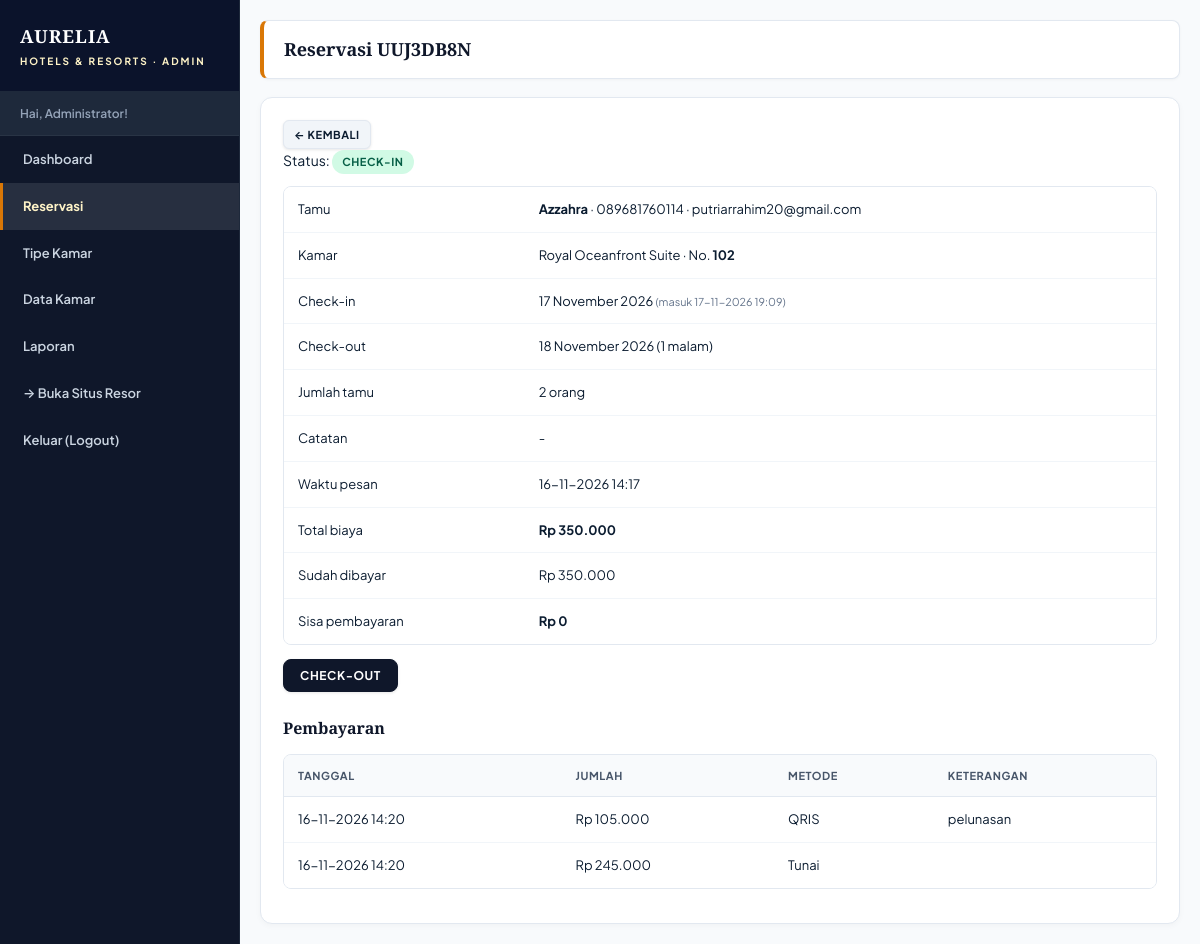
The app's page /admin/index.php?p=reservasi-detail&id=1 (signed in) with its own data.
### tables this page shows
CREATE TABLE `reservasi` (
  `idreservasi` int(11) NOT NULL AUTO_INCREMENT,
  `kode_booking` char(8) NOT NULL,
  `nama_tamu` varchar(100) NOT NULL,
  `email` varchar(100) NOT NULL DEFAULT '',
  `no_hp` varchar(20) NOT NULL,
  `idkamar` int(11) NOT NULL,
  `check_in` date NOT NULL,
  `check_out` date NOT NULL,
  `jumlah_tamu` int(11) NOT NULL,
  `malam` int(11) NOT NULL,
  `total` int(11) NOT NULL,
  `status` enum('Menunggu','Dikonfirmasi','Check-in','Check-out','Batal') NOT NULL DEFAULT 'Menunggu',
  `catatan` varchar(255) NOT NULL DEFAULT '',
  `tgl_pesan` datetime NOT NULL,
  `checkin_at` datetime DEFAULT NULL,
  `checkout_at` datetime DEFAULT NULL,
  PRIMARY KEY (`idreservasi`),
  UNIQUE KEY `kode_booking` (`kode_booking`),
  KEY `idx_kamar_tanggal` (`idkamar`,`check_in`,`check_out`),
  CONSTRAINT `reservasi_ibfk_1` FOREIGN KEY (`idkamar`) REFERENCES `kamar` (`idkamar`)
);

CREATE TABLE `tipe_kamar` (
  `idtipe` int(11) NOT NULL AUTO_INCREMENT,
  `nama_tipe` varchar(50) NOT NULL,
  `deskripsi` text DEFAULT NULL,
  `harga_malam` int(11) NOT NULL,
  `kapasitas` int(11) NOT NULL,
  `foto` varchar(255) NOT NULL DEFAULT '-',
  PRIMARY KEY (`idtipe`)
);

CREATE TABLE `kamar` (
  `idkamar` int(11) NOT NULL AUTO_INCREMENT,
  `nomor_kamar` varchar(10) NOT NULL,
  `idtipe` int(11) NOT NULL,
  `status` enum('Aktif','Perbaikan') NOT NULL DEFAULT 'Aktif',
  PRIMARY KEY (`idkamar`),
  UNIQUE KEY `nomor_kamar` (`nomor_kamar`),
  KEY `idtipe` (`idtipe`),
  CONSTRAINT `kamar_ibfk_1` FOREIGN KEY (`idtipe`) REFERENCES `tipe_kamar` (`idtipe`)
);

CREATE TABLE `pembayaran` (
  `idbayar` int(11) NOT NULL AUTO_INCREMENT,
  `idreservasi` int(11) NOT NULL,
  `jumlah` int(11) NOT NULL,
  `metode` enum('Tunai','Transfer','QRIS') NOT NULL,
  `keterangan` varchar(100) NOT NULL DEFAULT '',
  `tgl_bayar` datetime NOT NULL,
  PRIMARY KEY (`idbayar`),
  KEY `idreservasi` (`idreservasi`),
  CONSTRAINT `pembayaran_ibfk_1` FOREIGN KEY (`idreservasi`) REFERENCES `reservasi` (`idreservasi`) ON DELETE CASCADE
);

### admin/reservasi-detail.php (the view, shortened to what this page needs)
<?php
$id = (int)($_GET['id'] ?? 0);
$stmt = mysqli_prepare($db,
    "SELECT r.*, k.nomor_kamar, t.nama_tipe
     FROM reservasi r
     JOIN kamar k ON k.idkamar = r.idkamar
     JOIN tipe_kamar t ON t.idtipe = k.idtipe
     WHERE r.idreservasi = ?");
mysqli_stmt_bind_param($stmt, 'i', $id);
mysqli_stmt_execute($stmt);
$r = mysqli_fetch_assoc(mysqli_stmt_get_result($stmt));
$stmt = mysqli_prepare($db, "SELECT * FROM pembayaran WHERE idreservasi = ? ORDER BY tgl_bayar");
mysqli_stmt_bind_param($stmt, 'i', $id);
mysqli_stmt_execute($stmt);
$bayar = mysqli_fetch_all(mysqli_stmt_get_result($stmt), MYSQLI_ASSOC);
$dibayar     = array_sum(array_column($bayar, 'jumlah'));
$sisa        = (int)$r['total'] - $dibayar;
$kedaluwarsa = $r['status'] === 'Menunggu' && $r['tgl_pesan'] <= batas_menunggu();
?>
<div id="label-page"><h3>Reservasi <?= e($r['kode_booking']) ?></h3></div>
<div id="content">
    <p><a href="index.php?p=reservasi" class="tombol tombol-abu tombol-kecil">&larr; Kembali</a></p>
    <p>Status: <?= badge_status($r['status']) ?>
        <?php if ($kedaluwarsa): ?><span class="badge badge-batal">Kedaluwarsa</span><?php endif; ?></p>
    <table class="tabel">
        <tr><td>Tamu</td><td><b><?= e($r['nama_tamu']) ?></b> &middot; <?= e($r['no_hp']) ?><?= $r['email'] !== '' ? ' &middot; ' . e($r['email']) : '' ?></td></tr>
        <tr><td>Kamar</td><td><?= e($r['nama_tipe']) ?> &middot; No. <b><?= e($r['nomor_kamar']) ?></b></td></tr>
        <tr><td>Check-in</td><td><?= e(tanggal_indo($r['check_in'])) ?><?= $r['checkin_at'] ? ' <small>(masuk ' . e(date('d-m-Y H:i', strtotime($r['checkin_at']))) . ')</small>' : '' ?></td></tr>
        <tr><td>Check-out</td><td><?= e(tanggal_indo($r['check_out'])) ?> (<?= (int)$r['malam'] ?> malam)<?= $r['checkout_at'] ? ' <small>(keluar ' . e(date('d-m-Y H:i', strtotime($r['checkout_at']))) . ')</small>' : '' ?></td></tr>
        <tr><td>Jumlah tamu</td><td><?= (int)$r['jumlah_tamu'] ?> orang</td></tr>
        <tr><td>Catatan</td><td><?= $r['catatan'] !== '' ? e($r['catatan']) : '-' ?></td></tr>
        <tr><td>Waktu pesan</td><td><?= e(date('d-m-Y H:i', strtotime($r['tgl_pesan']))) ?></td></tr>
        <tr><td>Total biaya</td><td><b><?= e(rupiah($r['total'])) ?></b></td></tr>
        <tr><td>Sudah dibayar</td><td><?= e(rupiah($dibayar)) ?></td></tr>
        <tr><td>Sisa pembayaran</td><td><b><?= e(rupiah($sisa)) ?></b></td></tr>
    </table>
    <div class="opsi" style="margin:14px 0">
        <?php if ($r['status'] === 'Check-in'): ?>
            <form method="post" action="reservasi-status.php" class="inline" onsubmit="return confirm('Proses check-out tamu ini?')">
                <button type="submit" class="tombol">Check-out</button>
            </form>
        <?php endif; ?>
    </div>
    <h3 class="sub-judul">Pembayaran</h3>
    <table class="tabel">
        <tr><th>Tanggal</th><th>Jumlah</th><th>Metode</th><th>Keterangan</th></tr>
        <?php if (!$bayar): ?>
            <tr><td colspan="4">Belum ada pembayaran.</td></tr>
        <?php else: foreach ($bayar as $b): ?>
            <tr>
                <td><?= e(date('d-m-Y H:i', strtotime($b['tgl_bayar']))) ?></td>
                <td><?= e(rupiah($b['jumlah'])) ?></td>
                <td><?= e($b['metode']) ?></td>
                <td><?= e($b['keterangan']) ?></td>
            </tr>
        <?php endforeach; endif; ?>
    </table>
</div>

### fungsi.php (shortened to what this page needs)
<?php
function e($teks)
{
    return htmlspecialchars((string)$teks, ENT_QUOTES, 'UTF-8');
}
function rupiah($angka)
{
    return 'Rp ' . number_format((int)$angka, 0, ',', '.');
}
function tanggal_indo($tanggal)
{
    $bulan = [1 => 'Januari', 'Februari', 'Maret', 'April', 'Mei', 'Juni',
              'Juli', 'Agustus', 'September', 'Oktober', 'November', 'Desember'];
    $t = strtotime($tanggal);
    return date('j', $t) . ' ' . $bulan[(int)date('n', $t)] . ' ' . date('Y', $t);
}
function badge_status($status)
{
    $kelas = [
        'Menunggu'     => 'badge-menunggu',
        'Dikonfirmasi' => 'badge-info',
        'Check-in'     => 'badge-lunas',
        'Aktif'        => 'badge-lunas',
        'Check-out'    => 'badge-abu',
        'Batal'        => 'badge-batal',
        'Perbaikan'    => 'badge-menunggu',
    ];
    return '<span class="badge ' . ($kelas[$status] ?? '') . '">' . e($status) . '</span>';
}

### style.css (style rules this page uses)
:root { --primary: #0F172A; --primary-light: #1E293B; --gold: #B45309; --gold-light: #FEF3C7; --gold-amber: #D97706; --surface-linen: #FDFCFB; --surface-sand: #F8FAFC; --surface-subtle:#F1F5F9; --border: #E2E8F0; --teks: #0B1C30; --teks-lembut: #64748B; --putih: #ffffff; --bayangan: 0 10px 25px -5px rgba(15, 23, 42, 0.08), 0 8px 10px -6px rgba(15, 23, 42, 0.04); }
* { margin: 0; padding: 0; box-sizing: border-box; }
body { font-family: 'Plus Jakarta Sans', -apple-system, BlinkMacSystemFont, 'Segoe UI', Roboto, sans-serif; font-size: 14px; color: var(--teks); background-color: var(--surface-sand); line-height: 1.6; }
h1, h2, h3, h4, .font-playfair { font-family: 'Playfair Display', Georgia, serif; }
a { color: var(--gold-amber); text-decoration: none; transition: color 0.15s; }
.tombol { display: inline-flex; align-items: center; justify-content: center; gap: 6px; padding: 8px 16px; font-family: inherit; font-size: 12px; font-weight: 700; text-transform: uppercase; letter-spacing: 0.05em; color: var(--putih); background-color: var(--primary); border: 1px solid var(--primary); border-radius: 8px; text-decoration: none; cursor: pointer; transition: all 0.2s ease; box-shadow: 0 1px 3px rgba(0,0,0,0.1); }
.tombol-kecil { padding: 5px 10px; font-size: 11px; border-radius: 6px; }
.tombol-abu { background-color: var(--surface-subtle); border-color: var(--border); color: var(--teks); }
.inline { display: inline; }
small { color: var(--teks-lembut); }
.badge { display: inline-flex; align-items: center; padding: 3px 10px; border-radius: 9999px; font-size: 11px; font-weight: 700; text-transform: uppercase; letter-spacing: 0.05em; }
.badge-lunas { background: #D1FAE5; color: #065F46; }
.tabel { width: 100%; border-collapse: separate; border-spacing: 0; margin: 12px 0; border: 1px solid var(--border); border-radius: 8px; overflow: hidden; }
.tabel th { background: #F8FAFC; color: #475569; font-size: 11px; font-weight: 700; text-transform: uppercase; letter-spacing: 0.05em; text-align: left; padding: 12px 14px; border-bottom: 1px solid var(--border); }
.tabel td { padding: 12px 14px; border-bottom: 1px solid #F1F5F9; vertical-align: middle; background: var(--putih); font-size: 13px; }
.tabel tr:last-child td { border-bottom: none; }
#label-page { margin-bottom: 18px; padding: 14px 20px; background: var(--putih); border: 1px solid var(--border); border-left: 4px solid var(--gold-amber); border-radius: 8px; box-shadow: 0 1px 3px rgba(0,0,0,0.04); }
#label-page h3 { color: var(--primary); font-family: 'Playfair Display', serif; font-size: 18px; font-weight: 700; }
#content { padding: 22px; background: var(--putih); border: 1px solid var(--border); border-radius: 12px; box-shadow: 0 2px 6px rgba(0,0,0,0.03); overflow-x: auto; }
.sub-judul { margin: 24px 0 10px; color: var(--primary); font-family: 'Playfair Display', serif; font-size: 16px; font-weight: 700; }
.opsi { display: flex; gap: 6px; flex-wrap: wrap; }

### records on screen
reservasi: kode_booking "UUJ3DB8N", status "CHECK-IN", nama_tamu "Azzahra", no_hp "089681760114", email "putriarrahim20@gmail.com", tipe_kamar.nama_tipe "Royal Oceanfront Suite", idkamar.nomor_kamar "102", check_in "17 November 2026", checkin_at "17-11-2026 19:09", check_out "18 November 2026", malam "1", jumlah_tamu "2", tgl_pesan "16-11-2026 14:17", total "Rp 350.000", total "Rp 0"
pembayaran: tgl_bayar "16-11-2026 14:20", jumlah "Rp 105.000", metode "QRIS", keterangan "pelunasan"
pembayaran: tgl_bayar "16-11-2026 14:20", jumlah "Rp 245.000", metode "Tunai"

### other values on screen
$_SESSION['sesi'] "Administrator"
$label "Dashboard"
$label "Reservasi"
$label "Tipe Kamar"
$label "Data Kamar"
$label "Laporan"
